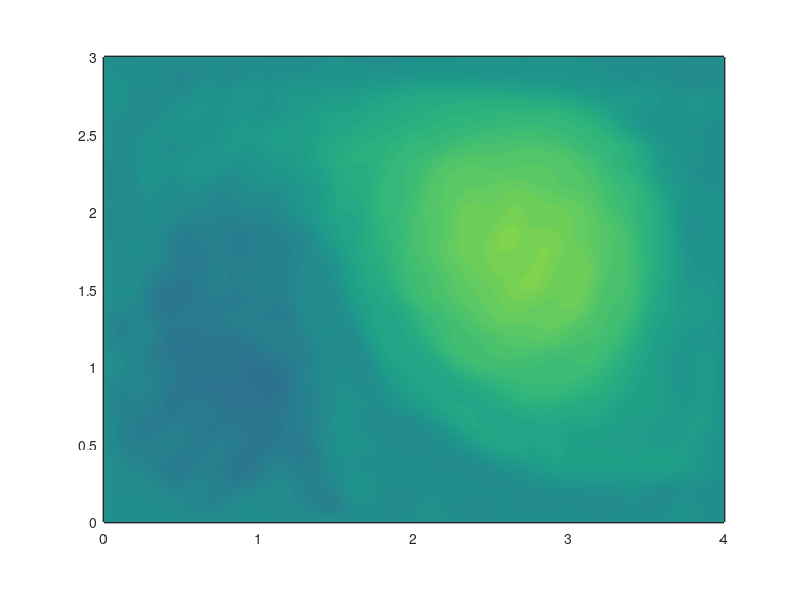

MATLAB code for this plot:
function film = graph_flow_euler
%==========================================================================
%loading the data
load('data_euler_flow','nbr','l','L','T','lambda_max',...
    'alpha0','alpha','lambdass','Nss','Pss')
%==========================================================================
%building the mesh
x = linspace(0,l,200);
y = linspace(0,L,200);
[X,Y] = meshgrid(x,y);
[nbr_x,nbr_y] = size(X);
nbr_time_step = length(T);
sol = alpha.';
%==========================================================================
%initialisation
figure(1);
rectangle('Position',[0 0 l L],'linewidth',2)
axis equal
axis([0 l 0 L])
hold on
%==========================================================================
nbr_tot = nbr_x*nbr_y;
omega = zeros(nbr_tot,nbr);
Xp = reshape(X,nbr_tot,1);
Yp = reshape(Y,nbr_tot,1);
for ind =1:nbr
    n = Nss(ind);
    p = Pss(ind);
    omega(:,ind) = pi^2*(n^2/l^2+p^2/L^2)*sin(pi*n.*Xp./l).*sin(pi*p.*Yp./L)*...
        (2*sqrt(l*L))/(pi*sqrt(n^2*L^2+l^2*p^2));
end
%--------------------------------------------------------------------------
%first time step
t = 1;
omega_t = omega*sol(:,t);
omega_t = reshape(omega_t,nbr_x,nbr_y);
toto = pcolor(X,Y,omega_t);
shading interp
%colorbar
caxis([-6 6])
%--------------------------------------------------------------------------
drawnow
film(1) = getframe;
%==========================================================================
% main loop
for t = 2:nbr_time_step
    omega_t = omega*sol(:,t);
    omega_t = reshape(omega_t,nbr_x,nbr_y);
    set(toto,'Xdata',X,'Ydata',Y,'Cdata',omega_t)
    %---------------------
    drawnow
    %---------------------
    film(t) = getframe; %#ok<AGROW>
end
